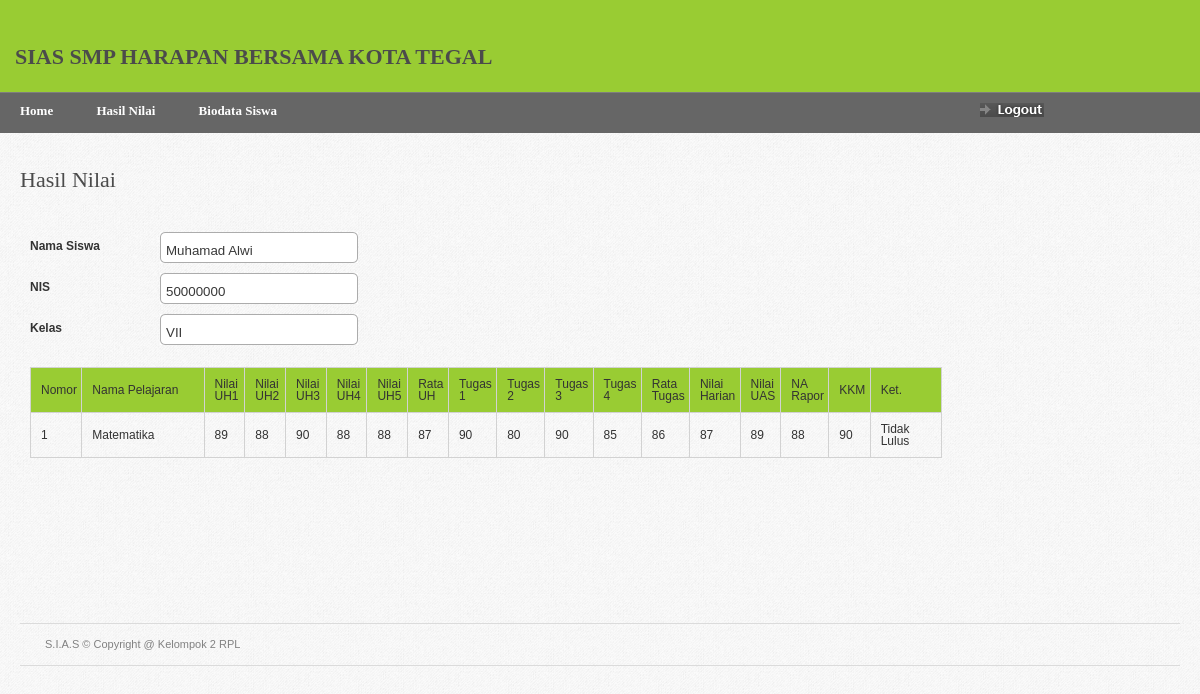
/home.php?page=hasil_nilai (signed in), run on the app's committed database.
### tables this page shows
CREATE TABLE IF NOT EXISTS `data_siswa` (
  `id_siswa` int(5) NOT NULL auto_increment,
  `nama_siswa` varchar(20) NOT NULL,
  `nis` varchar(12) NOT NULL,
  `nisn` varchar(10) NOT NULL,
  `kota` varchar(20) NOT NULL,
  `tgl` int(2) NOT NULL,
  `bln` varchar(10) NOT NULL,
  `thn` int(4) NOT NULL,
  `kelamin` enum('laki-laki','perempuan') NOT NULL,
  `agama` varchar(10) NOT NULL,
  `status` varchar(20) NOT NULL,
  `anakke` varchar(10) NOT NULL,
  `alamat_siswa` text NOT NULL,
  `telpon_siswa` varchar(12) NOT NULL,
  `sekolahasal` varchar(20) NOT NULL,
  `kelas` varchar(6) NOT NULL,
  `pd_tgl` int(2) NOT NULL,
  `pd_bln` varchar(10) NOT NULL,
  `pd_thn` int(4) NOT NULL,
  `ayah` varchar(30) NOT NULL,
  `ibu` varchar(30) NOT NULL,
  `alamatortu` varchar(40) NOT NULL,
  `hportu` varchar(13) NOT NULL,
  `pekerjaanayah` varchar(20) NOT NULL,
  `pekerjaanibu` varchar(20) NOT NULL,
  `wali` varchar(30) NOT NULL,
  `alamatwali` varchar(40) NOT NULL,
  `hpwali` varchar(13) NOT NULL,
  `pekerjaanwali` varchar(20) NOT NULL,
  `gambar` varchar(50) NOT NULL,
  `username` varchar(20) NOT NULL,
  `password` varchar(100) NOT NULL,
  PRIMARY KEY  (`id_siswa`)
);

CREATE TABLE IF NOT EXISTS `tbl_nilai` (
  `id_nilai` int(5) NOT NULL auto_increment,
  `id_siswa` int(5) NOT NULL,
  `id_jadwal` int(4) NOT NULL,
  `kelas` varchar(5) NOT NULL,
  `id_guru` int(5) NOT NULL,
  `nilai_uh1` int(3) NOT NULL,
  `nilai_uh2` int(3) NOT NULL,
  `nilai_uh3` int(3) NOT NULL,
  `nilai_uh4` int(3) NOT NULL,
  `nilai_uh5` int(3) NOT NULL,
  `rata_uh` int(3) NOT NULL,
  `nilai_tugas1` int(3) NOT NULL,
  `nilai_tugas2` int(3) NOT NULL,
  `nilai_tugas3` int(3) NOT NULL,
  `nilai_tugas4` int(3) NOT NULL,
  `rata_tugas` int(3) NOT NULL,
  `nilai_harian` int(3) NOT NULL,
  `nilai_uas` int(3) NOT NULL,
  `nilai_rapor` int(3) NOT NULL,
  `kkm` int(3) NOT NULL,
  `ket` varchar(12) NOT NULL,
  PRIMARY KEY  (`id_nilai`)
);

CREATE TABLE IF NOT EXISTS `tbl_jadwal` (
  `id_jadwal` int(5) NOT NULL auto_increment,
  `nama_pelajaran` varchar(40) NOT NULL,
  `kkm` int(3) NOT NULL,
  `id_guru` int(3) NOT NULL,
  `kelas` varchar(5) NOT NULL,
  PRIMARY KEY  (`id_jadwal`)
);

### hasil_nilai.php (the view, shortened to what this page needs)
<div id="page-heading">
    <h1>Hasil Nilai</h1>
</div>
<table border="0" width="100%" cellpadding="0" cellspacing="0" id="content-table">
<tr>
    <th rowspan="3" class="sized">&nbsp;</th>
    <th class="topleft"></th>
    <td id="tbl-border-top">&nbsp;</td>
    <th class="topright"></th>
    <th rowspan="3" class="sized">&nbsp;</th>
</tr>
<tr>
    <td id="tbl-border-left"></td>
    <td>
    <div id="content-table-inner">
    	<?php
		$id_siswa=$_SESSION['id_siswa'];
		$siswa=mysql_fetch_array(mysql_query("select nama_siswa, nis, kelas from data_siswa where id_siswa= '$id_siswa'"));
		$nama_siswa=$siswa['nama_siswa'];
		$nis=$siswa['nis'];
		$kelas=$siswa['kelas'];
		?>
        <table border="0" cellpadding="0" cellspacing="0"  id="id-form">
        <tr>
          <th valign="top">Nama Siswa</th>
          <td><input type="text" class="inp-form" name="nama_siswa" value="<?php echo $nama_siswa;?>" disabled="disabled"/></td>
        </tr>
         <tr>
          <th valign="top">NIS</th>
          <td><input type="text" class="inp-form" name="nis" value="<?php echo $nis;?>" disabled="disabled"/></td>
        </tr>
        <tr>
          <th valign="top">Kelas</th>
          <td><input type="text" class="inp-form" name="kelas" value="<?php echo $kelas;?>" disabled="disabled"/></td>
        </tr>
      </table>
      <br />
        <form id="mainform" action="?page=input_nilai_siswa" method="post">
        <table border="0" width="80%" cellpadding="0" cellspacing="0" id="product-table">
       <tr bgcolor="#99CC33">
            <td width="4%">Nomor	</td>
            <td width="12%">Nama Pelajaran</td>
            <td width="4%">Nilai UH1</td>
            <td width="4%">Nilai UH2</td>
            <td width="4%">Nilai UH3</td>
            <td width="4%">Nilai UH4</td>
            <td width="4%" >Nilai UH5</td>
            <td width="4%" >Rata UH</td>
			 <td width="4%">Tugas 1</td>
            <td width="4%" >Tugas 2</td>
            <td width="4%" >Tugas 3</td>
            <td width="4%" >Tugas 4</td>
            <td width="4%" >Rata Tugas</td>
			 <td width="4%">Nilai Harian</td>
            <td width="4%" >Nilai UAS</td>
            <td width="4%" >NA Rapor</td>
            <td width="4%" >KKM</td>
            <td width="7%" >Ket.</td>
        </tr>
        <?php
		$view=mysql_query("SELECT * FROM tbl_nilai nilai, tbl_jadwal jadwal WHERE nilai.id_siswa='$id_siswa' and nilai.id_jadwal=jadwal.id_jadwal order by jadwal.nama_pelajaran asc");
		while($row=mysql_fetch_array($view)){
			$c=$c+1;
			?>
			<tr>
				<td><?php echo $c;?></td>
				<td><?php echo $row['nama_pelajaran'];?></td>
                <td><?php echo $row['nilai_uh1']; ?></td>
                <td><?php echo $row['nilai_uh2']; ?></td>
                <td><?php echo $row['nilai_uh3']; ?></td>
                <td><?php echo $row['nilai_uh4']; ?></td>
				<td><?php echo $row['nilai_uh4']; ?></td>
                <td><?php echo $row['rata_uh']; ?></td>
				 <td><?php echo $row['nilai_tugas1']; ?></td>
				 <td><?php echo $row['nilai_tugas2']; ?></td>
				 <td><?php echo $row['nilai_tugas3']; ?></td>
				 <td><?php echo $row['nilai_tugas4']; ?></td>
				 <td><?php echo $row['rata_tugas']; ?></td>
				 <td><?php echo $row['nilai_harian']; ?></td>
				 <td><?php echo $row['nilai_uas']; ?></td>
				 <td><?php echo $row['nilai_rapor']; ?></td>
				 <td><?php echo $row['kkm']; ?></td>
				 <td><?php echo $row['ket']; ?></td>
			</tr>
			<?php
		}
		?>
        </table>
        </form>
    </div>
    </td>
    <td id="tbl-border-right"></td>
</tr>
<tr>
    <th class="sized bottomleft"></th>
    <td id="tbl-border-bottom">&nbsp;</td>
    <th class="sized bottomright"></th>
</tr>
</table>

### css/screen.css (style rules this page uses)
* { margin: 0; padding: 0; }
html, body { height: 100%; }
body { background: url(../images/gray_jean.png); color: #393939; font-family: Arial; font-size: 0px; line-height: 0; }
#content-table { font-size: 0px; line-height: 0px; }
#content-table th.sized { height: 15px; width: 15px; padding: 0; margin: 0; font-size: 0px; line-height: 0px; }
#content-table-inner { font-size: 12px; line-height: 12px; padding: 10px 0 20px 0; }
#tbl-border-top { background: top repeat-x; line-height: 0;font-size: 0px; height: 15px; }
#tbl-border-bottom { background: bottom repeat-x; line-height: 0;font-size: 0px; height: 15px; }
#tbl-border-left { background: left repeat-y; }
#tbl-border-right { background: right repeat-y; }
.topleft { background: no-repeat; width:15px; height:15px; }
.topright { background: no-repeat; width:15px; height:15px; }
.bottomleft { background: no-repeat; width:15px; height:15px; }
.bottomright { background: no-repeat; width:15px; height:15px; }
#page-heading { margin: 0 0 15px 20px; }
h1 { color: #4b4b4b; font-family: Tahoma; font-size: 22px; line-height: 24px; font-weight: normal; }
#product-table { margin-bottom: 20px; }
#product-table td { border: 1px solid #d2d2d2; padding: 10px 0 10px 10px; }
.inp-form { background: url(../images/forms/form_inp.gif) no-repeat; border: none; color: #393939; height: 25px; padding: 6px 6px 0 6px; width: 186px; }
#id-form td { padding: 0 0 10px 0; }
#id-form th { line-height: 28px; min-width: 130px; padding: 0 0 10px 0; text-align: left; width: 130px; }
table { border-collapse: collapse; }
form { margin: 0; padding: 0; }

### data on the page
data_siswa: nama_siswa "Muhamad Alwi", nis "50000000", kelas "VII"
tbl_nilai: id_jadwal.nama_pelajaran "Matematika", nilai_uh1 "89", nilai_uh2 "88", nilai_uh3 "90", nilai_uh4 "88", rata_uh "87", nilai_tugas1 "90", nilai_tugas2 "80", nilai_tugas3 "90", nilai_tugas4 "85", rata_tugas "86", nilai_harian "87", nilai_uas "89", nilai_rapor "88", id_jadwal.kkm "90", ket "Tidak Lulus"
